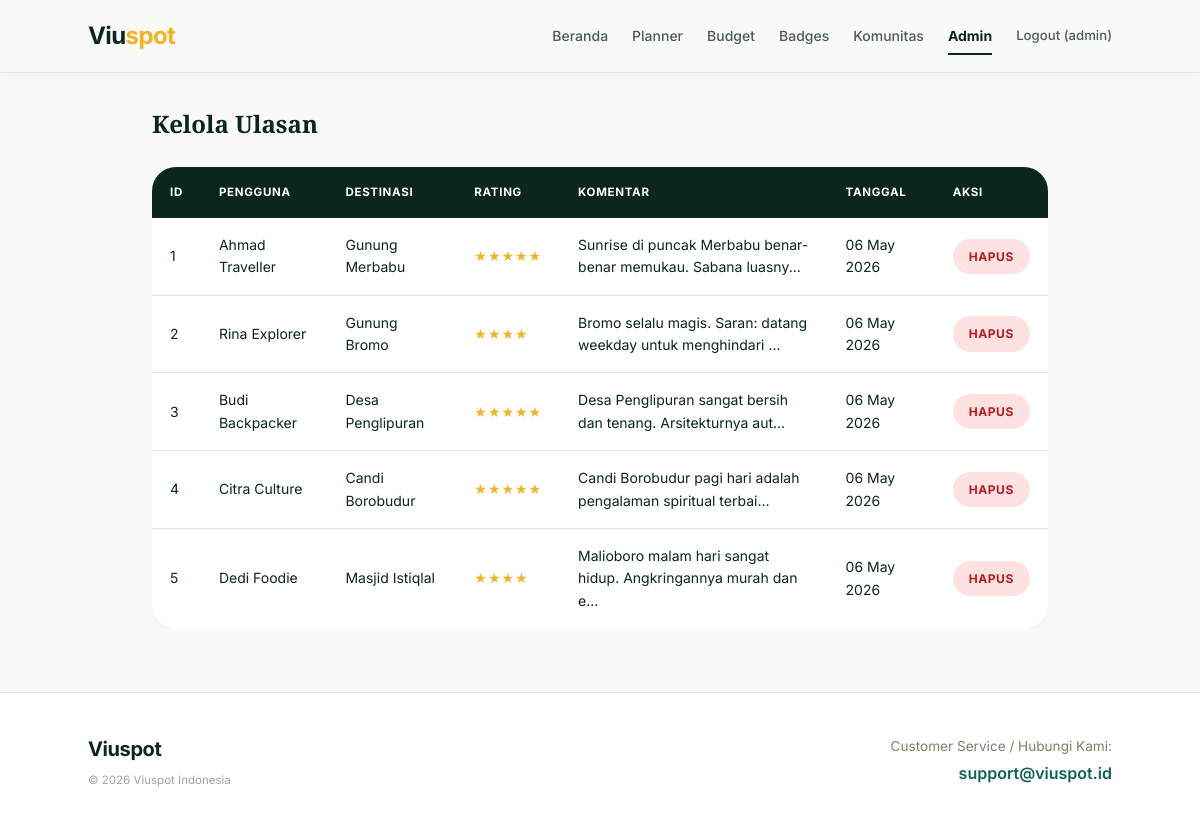
/admin/reviews.php (signed in), run on an earlier commit of the app's database.
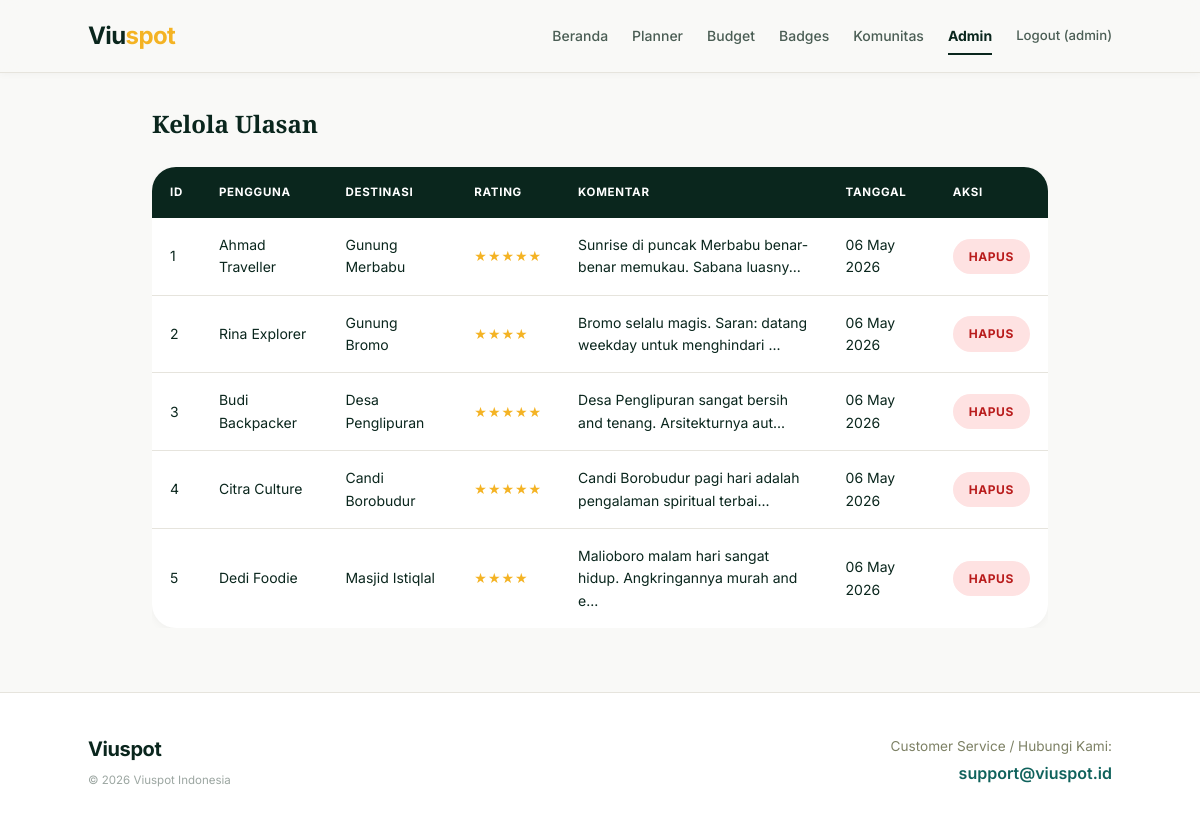
And on a later commit of the database.
### tables this page shows
CREATE TABLE `reviews` (
    `id`         INT AUTO_INCREMENT PRIMARY KEY,
    `place_id`   INT NOT NULL,
    `user_id`    INT,
    `user_name`  VARCHAR(100) NOT NULL,
    `rating`     INT CHECK (`rating` BETWEEN 1 AND 5),
    `comment`    TEXT,
    `created_at` TIMESTAMP DEFAULT CURRENT_TIMESTAMP,
    FOREIGN KEY (`place_id`) REFERENCES `places` (`id`) ON DELETE CASCADE,
    FOREIGN KEY (`user_id`) REFERENCES `users` (`id`) ON DELETE SET NULL
);

CREATE TABLE `places` (
    `id`           INT AUTO_INCREMENT PRIMARY KEY,
    `name`         VARCHAR(150) NOT NULL,
    `category_id`  INT NOT NULL,
    `location`     VARCHAR(200) NOT NULL,
    `description`  TEXT,
    `entrance_fee` DECIMAL(10, 2) DEFAULT 0,
    `parking_fee`  DECIMAL(10, 2) DEFAULT 0,
    `meal_cost`    DECIMAL(10, 2) DEFAULT 0,
    `latitude`     VARCHAR(20),
    `longitude`    VARCHAR(20),
    `image_url`    VARCHAR(255) DEFAULT '',
    `status`       ENUM('pending', 'approved', 'rejected') DEFAULT 'pending',
    `submitted_by` INT,
    `created_at`   TIMESTAMP DEFAULT CURRENT_TIMESTAMP,
    `updated_at`   TIMESTAMP DEFAULT CURRENT_TIMESTAMP ON UPDATE CURRENT_TIMESTAMP,
    FOREIGN KEY (`category_id`) REFERENCES `categories` (`id`) ON DELETE CASCADE,
    FOREIGN KEY (`submitted_by`) REFERENCES `users` (`id`) ON DELETE SET NULL
);

### includes/functions.php (called while the page is built, shortened)
<?php
function esc($str) {
    return htmlspecialchars($str ?? '', ENT_QUOTES, 'UTF-8');
}
function truncate($str, $length = 100) {
    return substr($str, 0, $length) . '...';
}
?>

### admin/reviews.php (the view, shortened to what this page needs)
<?php
require_once '../includes/functions.php';
$stmt = $pdo->query("SELECT r.*, p.name as place_name FROM reviews r JOIN places p ON r.place_id = p.id ORDER BY r.created_at DESC");
$reviews = $stmt->fetchAll();
require_once '../includes/header.php';
?>
<div class="container">
    <h2 style="margin-bottom:1.5rem;">Kelola Ulasan</h2>
    <div class="table-responsive">
        <table class="data-table">
            <thead>
                <tr>
                    <th>ID</th>
                    <th>Pengguna</th>
                    <th>Destinasi</th>
                    <th>Rating</th>
                    <th>Komentar</th>
                    <th>Tanggal</th>
                    <th>Aksi</th>
                </tr>
            </thead>
            <tbody>
                <?php foreach ($reviews as $rev): ?>
                <tr>
                    <td><?php echo $rev['id']; ?></td>
                    <td><?php echo esc($rev['user_name']); ?></td>
                    <td><?php echo esc($rev['place_name']); ?></td>
                    <td class="stars"><?php echo str_repeat('★', $rev['rating']); ?></td>
                    <td><?php echo esc(truncate($rev['comment'], 60)); ?></td>
                    <td><?php echo date('d M Y', strtotime($rev['created_at'])); ?></td>
                    <td>
                        <a href="?action=delete&id=<?php echo $rev['id']; ?>" class="btn btn-danger btn-sm" onclick="return confirm('Hapus ulasan ini?')">Hapus</a>
                    </td>
                </tr>
                <?php endforeach; ?>
            </tbody>
        </table>
    </div>
</div>
<?php require_once '../includes/footer.php'; ?>

What changed in the data, as far as the page shows it:
changed reviews "Budi Backpacker": comment "Desa Penglipuran sangat bersih dan tenang. Arsitekturnya aut..." → "Desa Penglipuran sangat bersih and tenang. Arsitekturnya aut..."
changed reviews "Dedi Foodie": comment "Malioboro malam hari sangat hidup. Angkringannya murah dan e..." → "Malioboro malam hari sangat hidup. Angkringannya murah and e..."
